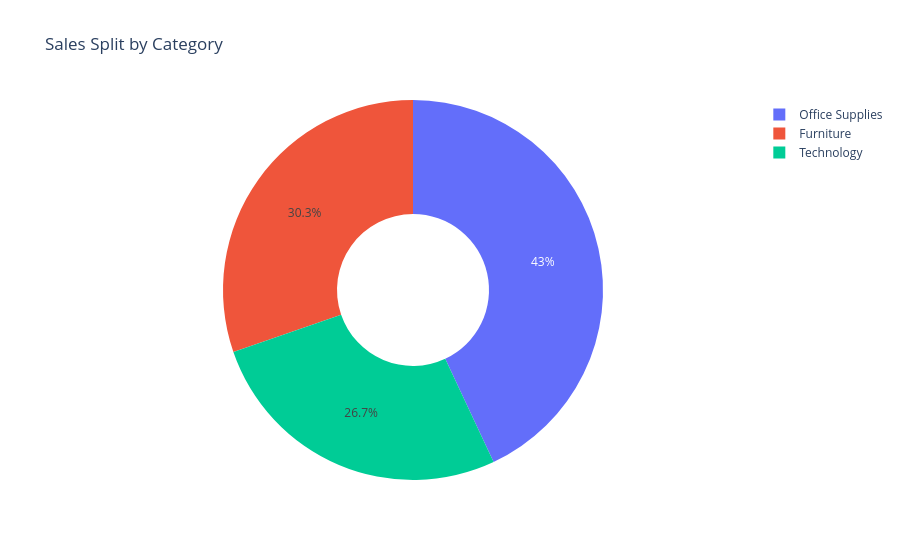

The notebook cell this image was saved under:
### Code cell
import pandas as pd
import matplotlib.pyplot as plt
import seaborn as sns
import plotly.express as px

df = pd.read_csv('../data/cleaned_dataset.csv')

# 1. Seaborn Boxplot
plt.figure(figsize=(8, 5))
sns.boxplot(x='Category', y='Sales', data=df, hue='Category', palette='Set2', legend=False)
plt.title('Sales Distribution by Category')
plt.savefig('../reports/category_boxplot.png', bbox_inches='tight')
plt.show()

# 2. Plotly Interactive Donut Chart.
fig = px.pie(df, names='Category', values='Sales', hole=0.4, title='Sales Split by Category')
fig.write_html('../reports/interactive_sales_pie.html')
fig.show()

# 3. Correlation Heatmap
plt.figure(figsize=(8, 6))
numeric_df = df.select_dtypes(include=['float64', 'int64'])
sns.heatmap(numeric_df.corr(), annot=True, cmap='Blues', fmt='.2f')
plt.title('Correlation Matrix')
plt.tight_layout()
plt.savefig('../dashboards/seaborn_heatmap.png')
plt.show()

# 4. Boxen Plot (Distribution of Sales by Category)
plt.figure(figsize=(8, 5))
sns.boxenplot(data=df, x='Category', y='Sales')
plt.title('Sales Distribution by Category')
plt.tight_layout()
plt.savefig('../dashboards/seaborn_boxenplot.png')
plt.show()

### Figure 1 — Plotly figure (JSON) as saved in the notebook; plotly's stock layout.template omitted (floating-point values rounded to 4 significant figures; data arrays with more than 128 entries replaced by an {"elided": "..."} marker saying what was removed)
{"data": [{"domain": {"x": [0, 1], "y": [0, 1]}, "hole": 0.4, "hovertemplate": "Category=%{label}<br>Sales=%{value}<extra></extra>", "labels": {"elided": "6764 str values"}, "legendgroup": "", "name": "", "showlegend": true, "type": "pie", "values": {"elided": "6764 float values"}}], "layout": {"legend": {"tracegroupgap": 0}, "title": {"text": "Sales Split by Category"}}}
